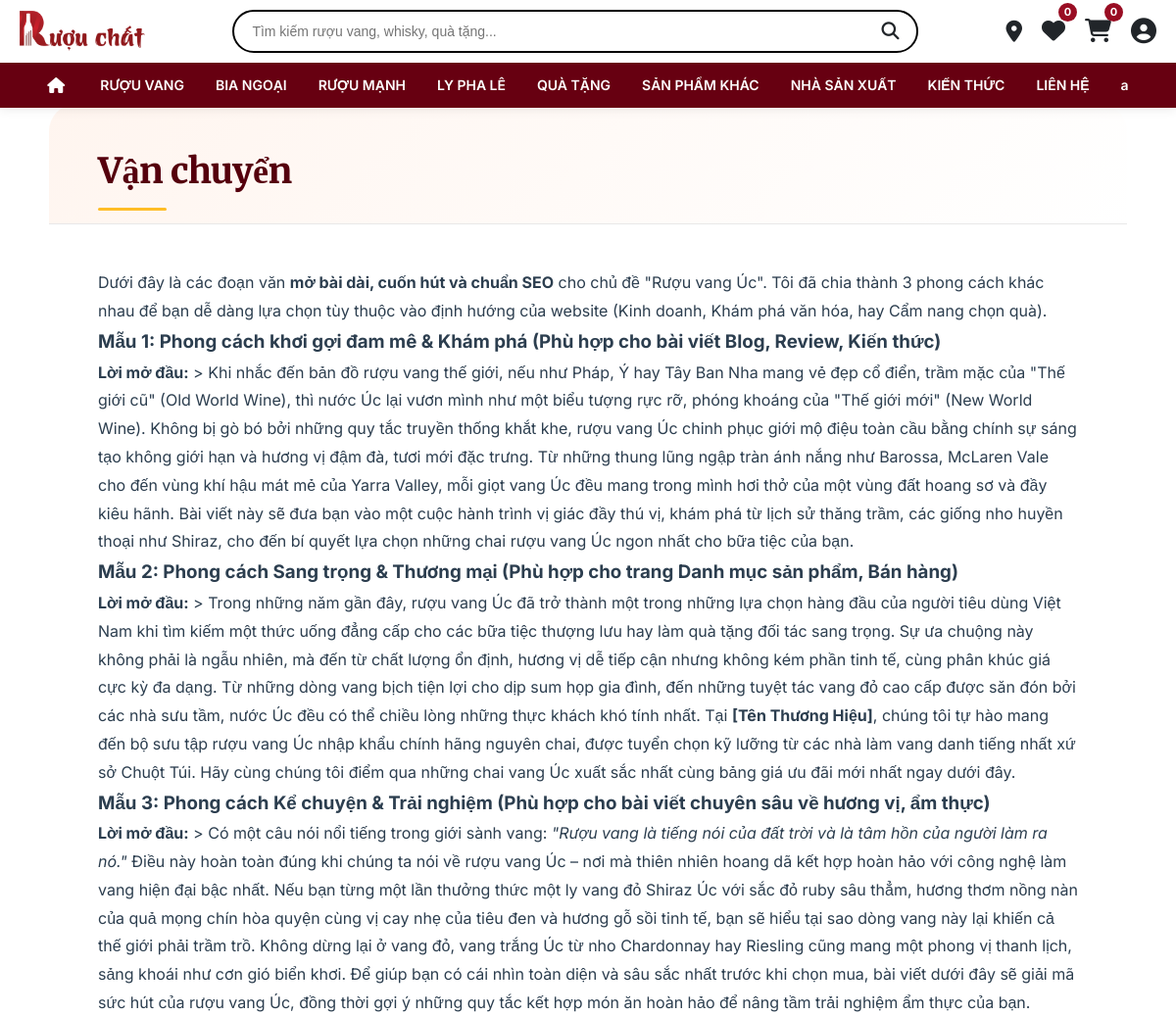
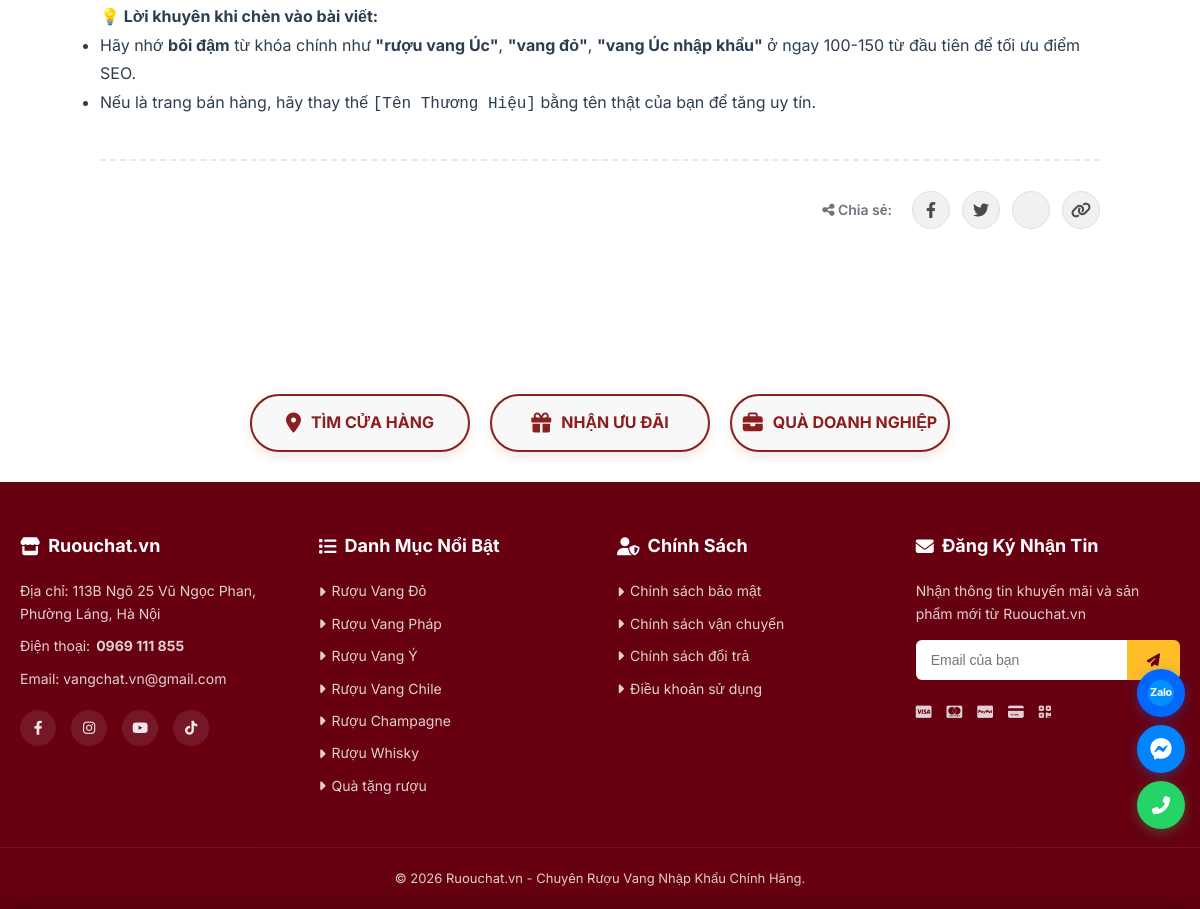
The app's page /page.php?slug=van-chuyen with its own data (2 pictures, top to bottom).
### tables this page shows
CREATE TABLE `menu_items` (
  `id` int(11) NOT NULL,
  `label` varchar(100) NOT NULL,
  `link` varchar(255) DEFAULT '#',
  `link_type` enum('custom','category','country','region','grape') DEFAULT 'custom',
  `link_value` varchar(255) DEFAULT NULL,
  `category_id` int(11) DEFAULT NULL,
  `parent_id` int(11) DEFAULT 0,
  `sort_order` int(11) DEFAULT 0,
  `column_group` int(11) DEFAULT 0 COMMENT 'Nhóm cột cho mega menu (1,2,3,4)',
  `is_heading` tinyint(1) DEFAULT 0 COMMENT '1 = tiêu đề cột',
  `is_highlight` tinyint(1) DEFAULT 0 COMMENT '1 = highlight (màu đỏ)',
  `slug` varchar(255) DEFAULT NULL
);

CREATE TABLE `pages` (
  `id` int(11) NOT NULL,
  `title` varchar(255) NOT NULL,
  `slug` varchar(255) NOT NULL,
  `content` longtext NOT NULL,
  `blocks_json` longtext DEFAULT NULL,
  `status` enum('published','draft') DEFAULT 'published',
  `created_at` datetime DEFAULT current_timestamp(),
  `updated_at` datetime DEFAULT current_timestamp() ON UPDATE current_timestamp(),
  `blocks` longtext DEFAULT NULL COMMENT 'JSON lưu danh sách block',
  `page_type` enum('content','product_list') DEFAULT 'content',
  `seo_title` varchar(255) DEFAULT NULL,
  `seo_description` text DEFAULT NULL,
  `gallery` text DEFAULT NULL
);

### page.php (the view, shortened to what this page needs)
<?php
require_once 'api/config.php';
require_once 'includes/menu.php';
$slug = isset($_GET['slug']) ? $_GET['slug'] : '';
$stmt = $pdo->prepare("SELECT * FROM pages WHERE slug = ? AND status = 'published'");
$stmt->execute([$slug]);
$page = $stmt->fetch(PDO::FETCH_ASSOC);
$contentHtml = '';
$pageType = $page['page_type'] ?? 'content';
if ($pageType === 'product_list') {
    $pageId = $page['id'];
    $stmtProd = $pdo->prepare("
        SELECT pp.*, p.id as product_id, p.name, p.slug, p.price,
               (SELECT image_url FROM product_images WHERE product_id = p.id AND is_main = 1 LIMIT 1) as main_image
        FROM page_products pp
        JOIN products p ON pp.product_id = p.id
        WHERE pp.page_id = ?
        ORDER BY pp.sort_order ASC
    ");
    $stmtProd->execute([$pageId]);
    $products = $stmtProd->fetchAll(PDO::FETCH_ASSOC);
    ob_start();
    ?>
    <div class="product-list-page">
        <?php if (empty($products)): ?>
            <div class="empty-products text-center py-5">
                <i class="fas fa-box-open fa-3x mb-3" style="color: #ccc;"></i>
                <p class="text-muted">Chưa có sản phẩm nào trong danh mục này.</p>
            </div>
        <?php else: ?>
            <div class="product-grid">
                <?php foreach ($products as $prod): ?>
                <div class="product-card-item">
                    <div class="product-image">
                        <a href="sp1.php?slug=<?= $prod['slug'] ?>">
                            <img src="<?= htmlspecialchars($prod['main_image'] ?? 'assets/images/default-product.jpg') ?>" alt="<?= htmlspecialchars($prod['name']) ?>">
                        </a>
                    </div>
                    <div class="product-info">
                        <h3 class="product-title">
                            <a href="sp1.php?slug=<?= $prod['slug'] ?>"><?= htmlspecialchars($prod['name']) ?></a>
                        </h3>
                        <div class="product-price"><?= number_format($prod['price'], 0, ',', '.') ?> ₫</div>
                        <div class="product-actions">
                            <a href="sp1.php?slug=<?= $prod['slug'] ?>" class="btn-detail">Xem chi tiết</a>
                        </div>
                    </div>
                </div>
                <?php endforeach; ?>
            </div>
        <?php endif; ?>
    </div>
    <?php
    $contentHtml = ob_get_clean();
} else {
    $contentHtml = $page['content'];
}
?>
<!DOCTYPE html>
<html lang="vi">
<head>
    <link rel="stylesheet" href="https://cdnjs.cloudflare.com/ajax/libs/font-awesome/6.4.0/css/all.min.css">
</head>
<body>
<div class="hotline-float">
    <a href="https://zalo.me/0977869066" target="_blank" class="hotline-item zalo pulse" title="Chat Zalo">
        <span class="zalo-icon">
            <svg width="24" height="24" viewBox="0 0 24 24" xmlns="http://www.w3.org/2000/svg">
                <text x="12" y="14.5" font-family="-apple-system, BlinkMacSystemFont, 'Segoe UI', Roboto, Helvetica, Arial, sans-serif" font-weight="700" font-size="10" fill="#FFFFFF" text-anchor="middle" letter-spacing="-0.3">Zalo</text>
            </svg>
        </span>
    </a>
    <a href="#" target="_blank" class="hotline-item messenger pulse" title="Chat Messenger">
        <i class="fab fa-facebook-messenger"></i>
    </a>
    <a href="tel:0977869066" class="hotline-item phone pulse" title="Gọi ngay">
        <i class="fas fa-phone-alt"></i>
    </a>
</div>
    <header class="header show">
        <div class="container">
            <div class="header-top">
                <div class="logo">
                    <a href="index.php">
                        <img src="assets/images/logo.jpg" alt="Wine VN - Rượu Vang Nhập Khẩu">
                    </a>
                </div>
                <div class="search-bar">
                    <form class="search-form" action="product_main.php" method="GET" id="searchForm">
                        <input type="text" name="search" id="searchInput" placeholder="Tìm kiếm rượu vang, whisky, quà tặng..." aria-label="Tìm kiếm" autocomplete="off">
                        <button type="submit"><i class="fas fa-search"></i></button>
                    </form>
                </div>
                <div class="header-right">
                    <a href="lienhe.php" class="nav-icon-link">
                        <i class="fa-solid fa-location-dot"></i>
                    </a>
                    <div class="wishlist-icon">
                        <a href="account.php?tab=wishlist"><i class="fa-solid fa-heart"></i></a>
                        <span class="wishlist-count">0</span>
                    </div>
                    <div class="cart-icon">
                        <a href="cart.php"><i class="fas fa-shopping-cart"></i></a>
                        <span class="cart-count">0</span>
                    </div>
                    <div class="user-dropdown" id="userDropdown">
                        <div class="user-icon"><i class="fa-solid fa-circle-user"></i></div>
                    </div>
                </div>
            </div>
            <div class="header-bottom">
                <nav class="main-nav">
                    <ul class="nav-list" id="navList">
                        <li class="nav-item desktop-only">
                            <a href="index.php" class="nav-link" style="display: flex; align-items: center; gap: 6px;"><i class="fas fa-home"></i></a>
                        </li>
                        <?php echo buildMenuHTML($menuItems, 0); ?>
                    </ul>
                </nav>
            </div>
        </div>
    </header>
    <div class="breadcrumb-area" id="breadcrumbArea">
        <div class="container">
            <ul class="breadcrumb">
                <li><a href="index.php"><i class="fas fa-home"></i> Trang chủ</a></li>
                <li class="active"><?php echo htmlspecialchars($page['title']); ?></li>
            </ul>
        </div>
    </div>
    <main class="page-main">
        <div class="container">
            <div class="page-wrapper">
                <div class="page-header">
                    <h1><?php echo htmlspecialchars($page['title']); ?></h1>
                </div>
                <div class="page-body">
                    <?php echo $contentHtml; ?>
                    <?php if ($pageType === 'content'): ?>
                    <div class="share-section">
                        <span class="share-label"><i class="fas fa-share-alt"></i> Chia sẻ:</span>
                        <div class="share-icons">
                            <a href="https://www.facebook.com/sharer/sharer.php?u=<?php echo urlencode('https://'.$_SERVER['HTTP_HOST'].$_SERVER['REQUEST_URI']); ?>" target="_blank" class="share-icon"><i class="fab fa-facebook-f"></i></a>
                            <a href="https://twitter.com/intent/tweet?text=<?php echo urlencode($page['title']); ?>&url=<?php echo urlencode('https://'.$_SERVER['HTTP_HOST'].$_SERVER['REQUEST_URI']); ?>" target="_blank" class="share-icon"><i class="fab fa-twitter"></i></a>
                            <a href="https://zalo.me/share?url=<?php echo urlencode('https://'.$_SERVER['HTTP_HOST'].$_SERVER['REQUEST_URI']); ?>" target="_blank" class="share-icon"><i class="fab fa-brands fa-zalo"></i></a>
                            <a href="javascript:void(0);" onclick="navigator.clipboard.writeText(window.location.href);alert('Đã sao chép liên kết!');" class="share-icon"><i class="fas fa-link"></i></a>
                        </div>
                    </div>
                    <?php endif; ?>
                </div>
            </div>
        </div>
    </main>
    <div class="promo-actions">
        <a href="lienhe.php" class="promo-item"><i class="fas fa-map-marker-alt"></i> TÌM CỬA HÀNG</a>
        <a href="#" class="promo-item open-offer-modal"><i class="fas fa-gift"></i> NHẬN ƯU ĐÃI</a>
        <a href="quatangdoanhnghiep.php" class="promo-item"><i class="fas fa-briefcase"></i> QUÀ DOANH NGHIỆP</a>
    </div>
    <footer class="main-footer">
        <div class="footer-container container">
            <div class="footer-section">
                <h4><i class="fas fa-store"></i> Ruouchat.vn</h4>
                <p>Địa chỉ: 113B Ngõ 25 Vũ Ngọc Phan, Phường Láng, Hà Nội</p>
                <p>Điện thoại: <strong>0969 111 855</strong></p>
                <p>Email: vangchat.vn@gmail.com</p>
                <div class="social-links">
                    <a href="#"><i class="fab fa-facebook-f"></i></a>
                    <a href="#"><i class="fab fa-instagram"></i></a>
                    <a href="#"><i class="fab fa-youtube"></i></a>
                    <a href="#"><i class="fab fa-tiktok"></i></a>
                </div>
            </div>
            <div class="footer-section">
                <h4><i class="fas fa-list"></i> Danh Mục Nổi Bật</h4>
                <a href="product_main.php"><i class="fas fa-caret-right"></i> Rượu Vang Đỏ</a>
                <a href="product_main.php"><i class="fas fa-caret-right"></i> Rượu Vang Pháp</a>
                <a href="product_main.php"><i class="fas fa-caret-right"></i> Rượu Vang Ý</a>
                <a href="product_main.php"><i class="fas fa-caret-right"></i> Rượu Vang Chile</a>
                <a href="product_main.php"><i class="fas fa-caret-right"></i> Rượu Champagne</a>
                <a href="product_main.php"><i class="fas fa-caret-right"></i> Rượu Whisky</a>
                <a href="product_main.php"><i class="fas fa-caret-right"></i> Quà tặng rượu</a>
            </div>
            <div class="footer-section">
                <h4><i class="fas fa-user-shield"></i> Chính Sách</h4>
                <a href="chinh-sach.php?slug=chinh-sach-bao-mat"><i class="fas fa-caret-right"></i> Chính sách bảo mật</a>
                <a href="chinh-sach.php?slug=chinh-sach-van-chuyen"><i class="fas fa-caret-right"></i> Chính sách vận chuyển</a>
                <a href="chinh-sach.php?slug=chinh-sach-doi-tra"><i class="fas fa-caret-right"></i> Chính sách đổi trả</a>
                <a href="chinh-sach.php?slug=dieu-khoan-su-dung"><i class="fas fa-caret-right"></i> Điều khoản sử dụng</a>
            </div>
            <div class="footer-section">
                <h4><i class="fas fa-envelope"></i> Đăng Ký Nhận Tin</h4>
                <p>Nhận thông tin khuyến mãi và sản phẩm mới từ Ruouchat.vn</p>
                <div class="newsletter">
                    <input type="email" placeholder="Email của bạn">
                    <button><i class="fas fa-paper-plane"></i></button>
                </div>
                <div class="payment-methods">
                    <a href="#"><i class="fab fa-cc-visa"></i></a>
                    <a href="#"><i class="fab fa-cc-mastercard"></i></a>
                    <a href="#"><i class="fab fa-cc-paypal"></i></a>
                    <a href="#"><i class="fas fa-credit-card"></i></a>
                    <a href="#"><i class="fas fa-qrcode"></i></a>
                </div>
            </div>
        </div>
        <div class="footer-bottom">
            <p>© 2026 Ruouchat.vn - Chuyên Rượu Vang Nhập Khẩu Chính Hãng.</p>
        </div>
    </footer>
</body>
</html>

### includes/menu.php (shortened to what this page needs)
<?php
if (!isset($conn) || !$conn) {
    $menuItems = [];
} else {
    $result = $conn->query("SELECT * FROM menu_items ORDER BY parent_id, sort_order, id");
    if ($result && $result->num_rows > 0) {
        $menuItems = $result->fetch_all(MYSQLI_ASSOC);
    } else {
        $menuItems = [];
    }
}
function buildMenuHTML($items, $parent = 0) {
    $html = '';
    foreach ($items as $item) {
        if ($item['parent_id'] == $parent) {
            $hasChildren = false;
            foreach ($items as $sub) {
                if ($sub['parent_id'] == $item['id']) {
                    $hasChildren = true;
                    break;
                }
            }
            $liClass = $hasChildren ? 'class="nav-item has-dropdown"' : 'class="nav-item"';
            $linkClass = (!empty($item['is_highlight']) && $parent == 0) ? 'nav-link highlight-text' : 'nav-link';
            $html .= '<li ' . $liClass . '>';
            $html .= '<a href="' . htmlspecialchars($item['link']) . '" class="' . $linkClass . '">' . htmlspecialchars($item['label']);
            $html .= '</a>';
            if ($hasChildren) {
                $children = array_filter($items, fn($c) => $c['parent_id'] == $item['id']);
                $grouped = [];
                foreach ($children as $child) {
                    $group = !empty($child['column_group']) ? (int)$child['column_group'] : 1;
                    $grouped[$group][] = $child;
                }
                ksort($grouped);
                $html .= '<div class="dropdown-menu">';
                foreach ($grouped as $groupItems) {
                    $html .= '<div class="dropdown-column">';
                    foreach ($groupItems as $child) {
                        if (!empty($child['is_heading'])) {
                            $html .= '<h3>' . htmlspecialchars($child['label']) . '</h3>';
                        } else {
                            $highlightClass = !empty($child['is_highlight']) ? 'highlight' : '';
                            $html .= '<a href="' . htmlspecialchars($child['link']) . '" class="' . $highlightClass . '">' . htmlspecialchars($child['label']) . '</a>';
                        }
                    }
                    $html .= '</div>';
                }
                $html .= '</div>';
            }
            $html .= '</li>';
        }
    }
    return $html;
}
?>

### records on screen
menu_items: label "RƯỢU VANG"
menu_items: label "BIA NGOẠI"
menu_items: label "RƯỢU MẠNH"
menu_items: label "LY PHA LÊ"
menu_items: label "QUÀ TẶNG"
menu_items: label "SẢN PHẨM KHÁC"
menu_items: label "NHÀ SẢN XUẤT"
menu_items: label "KIẾN THỨC"
menu_items: label "LIÊN HỆ"
menu_items: label "a"
pages: title "Vận chuyển", content "Dưới đây là các đoạn văn mở bài dài, cuốn hút và chuẩn SEO cho chủ đề \"Rượu vang Úc\". Tôi đã chia thành 3 phong cách khác nhau để bạn dễ dàng lựa chọn tùy thuộc vào định hướng của website (Kinh doanh, Khám phá văn hóa, hay Cẩm nang chọn quà). Mẫu 1: Phong cách khơi gợi đam mê & Khám phá (Phù hợp cho bài viết Blog, Review, Kiến thức) Lời mở đầu: > Khi nhắc đến bản đồ rượu vang thế giới, nếu như Pháp, Ý hay Tây Ban Nha mang vẻ đẹp cổ điển, trầm mặc của \"Thế giới cũ\" (Old World Wine), thì nước Úc lại vươn mình như một biểu tượng rực rỡ, phóng khoáng của \"Thế giới mới\" (New World Wine). Không bị gò bó bởi những quy tắc truyền thống khắt khe, rượu vang Úc chinh phục giới mộ điệu toàn cầu bằng…"
